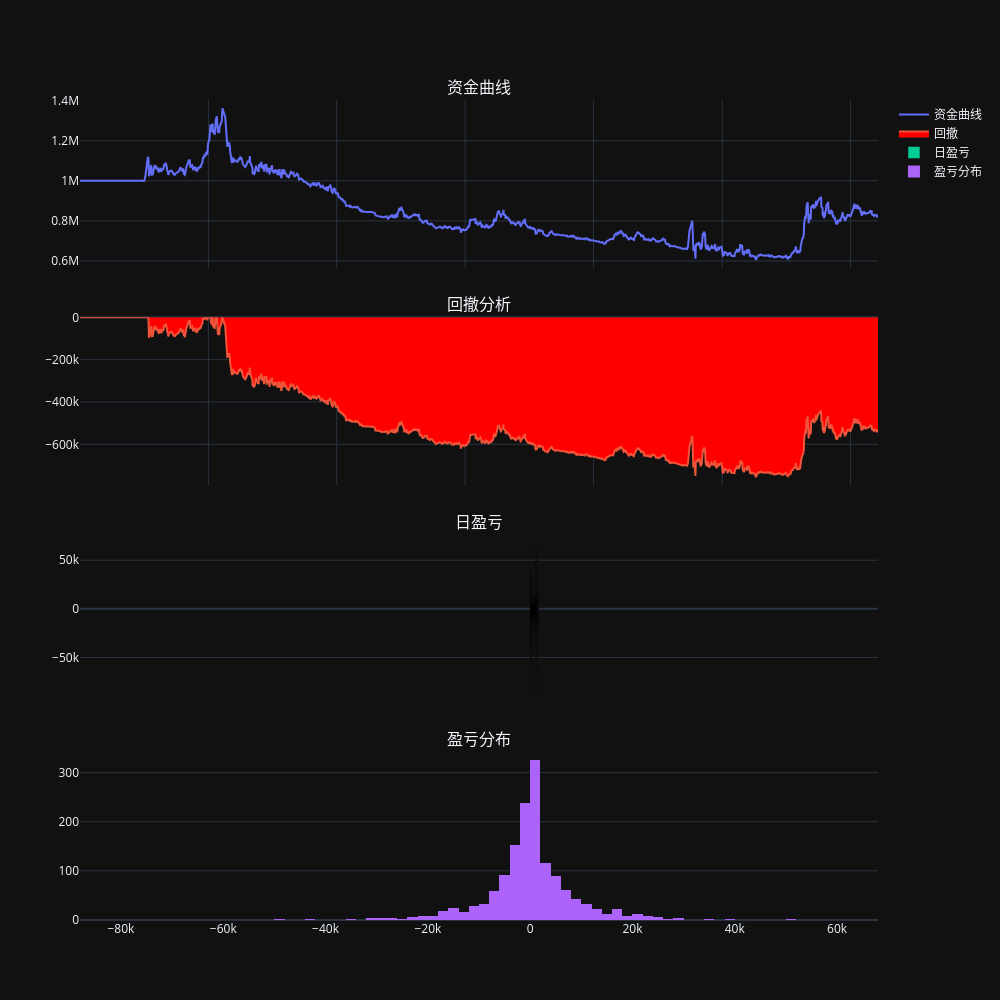
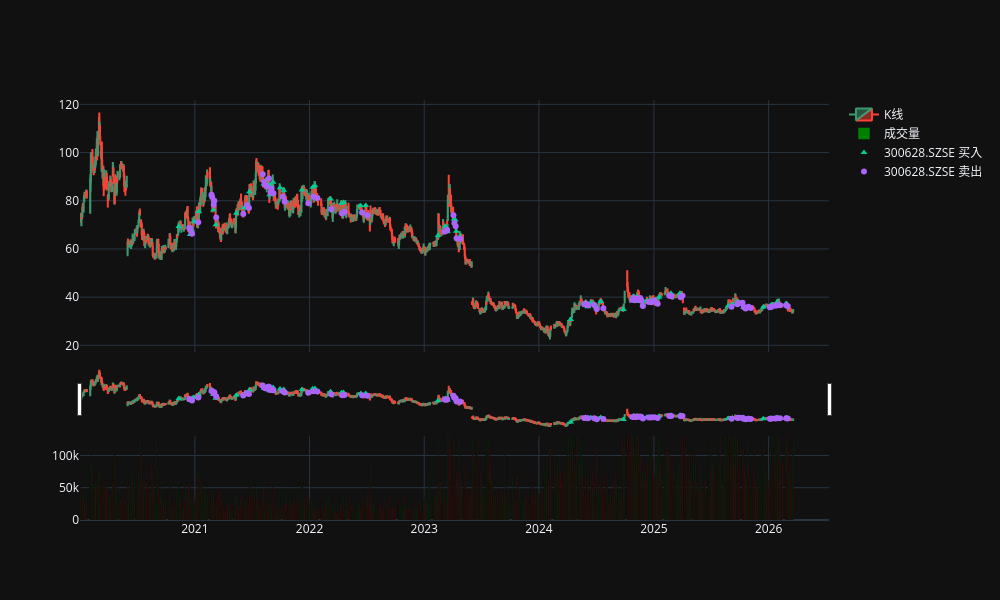

Notebook code for these charts, in order:
### Markdown cell above
# 回测

### Code cell
# 执行回测任务
engine.load_data()
engine.run_backtesting()
engine.calculate_result()
engine.calculate_statistics()
engine.show_chart()
engine.plot_all_stocks(selected_symbols=['300628.SZSE'])

### Figure 1 — Plotly figure (JSON) as saved in the notebook; plotly's stock layout.template omitted (floating-point values rounded to 4 significant figures; data arrays with more than 128 entries replaced by an {"elided": "..."} marker saying what was removed)
{"data": [{"mode": "lines", "name": "资金曲线", "x": {"elided": "1504 str values"}, "y": {"elided": "1504 float values"}, "type": "scatter", "xaxis": "x", "yaxis": "y"}, {"fill": "tozeroy", "fillcolor": "red", "mode": "lines", "name": "回撤", "x": {"elided": "1504 str values"}, "y": {"elided": "1504 float values"}, "type": "scatter", "xaxis": "x2", "yaxis": "y2"}, {"name": "日盈亏", "y": {"elided": "1504 float values"}, "type": "bar", "xaxis": "x3", "yaxis": "y3"}, {"name": "盈亏分布", "nbinsx": 100, "x": {"elided": "1504 float values"}, "type": "histogram", "xaxis": "x4", "yaxis": "y4"}], "layout": {"xaxis": {"anchor": "y", "domain": [0.0, 1.0], "matches": "x4", "showticklabels": false}, "yaxis": {"anchor": "x", "domain": [0.795, 1.0]}, "xaxis2": {"anchor": "y2", "domain": [0.0, 1.0], "matches": "x4", "showticklabels": false}, "yaxis2": {"anchor": "x2", "domain": [0.53, 0.735]}, "xaxis3": {"anchor": "y3", "domain": [0.0, 1.0], "matches": "x4", "showticklabels": false}, "yaxis3": {"anchor": "x3", "domain": [0.265, 0.47]}, "xaxis4": {"anchor": "y4", "domain": [0.0, 1.0]}, "yaxis4": {"anchor": "x4", "domain": [0.0, 0.205]}, "annotations": [{"font": {"size": 16}, "showarrow": false, "text": "资金曲线", "x": 0.5, "xanchor": "center", "xref": "paper", "y": 1.0, "yanchor": "bottom", "yref": "paper"}, {"font": {"size": 16}, "showarrow": false, "text": "回撤分析", "x": 0.5, "xanchor": "center", "xref": "paper", "y": 0.735, "yanchor": "bottom", "yref": "paper"}, {"font": {"size": 16}, "showarrow": false, "text": "日盈亏", "x": 0.5, "xanchor": "center", "xref": "paper", "y": 0.47, "yanchor": "bottom", "yref": "paper"}, {"font": {"size": 16}, "showarrow": false, "text": "盈亏分布", "x": 0.5, "xanchor": "center", "xref": "paper", "y": 0.205, "yanchor": "bottom", "yref": "paper"}], "height": 1000, "width": 1000}}

### Figure 2 — Plotly figure (JSON) as saved in the notebook; plotly's stock layout.template omitted (floating-point values rounded to 4 significant figures; data arrays with more than 128 entries replaced by an {"elided": "..."} marker saying what was removed)
{"data": [{"close": {"elided": "1504 float values"}, "high": {"elided": "1504 float values"}, "low": {"elided": "1504 float values"}, "name": "K线", "open": {"elided": "1504 float values"}, "x": {"elided": "1504 str values"}, "type": "candlestick", "xaxis": "x", "yaxis": "y"}, {"marker": {"color": {"elided": "1504 str values"}}, "name": "成交量", "x": {"elided": "1504 str values"}, "y": {"elided": "1504 float values"}, "type": "bar", "xaxis": "x2", "yaxis": "y2"}, {"marker": {"line": {"color": "white"}, "symbol": "triangle-up"}, "mode": "markers", "name": "300628.SZSE 买入", "x": ["2020-11-11T00:00:00", "2020-12-17T00:00:00", "2020-12-22T00:00:00", "2020-12-29T00:00:00", "2021-01-13T00:00:00", "2021-02-24T00:00:00", "2021-03-01T00:00:00", "2021-03-03T00:00:00", "2021-03-09T00:00:00", "2021-05-13T00:00:00", "2021-06-08T00:00:00", "2021-06-21T00:00:00", "2021-06-24T00:00:00", "2021-08-09T00:00:00", "2021-08-12T00:00:00", "2021-08-17T00:00:00", "2021-08-23T00:00:00", "2021-08-27T00:00:00", "2021-09-01T00:00:00", "2021-09-07T00:00:00", "2021-09-29T00:00:00", "2021-10-11T00:00:00", "2021-12-08T00:00:00", "2022-01-11T00:00:00", "2022-01-18T00:00:00", "2022-03-09T00:00:00", "2022-04-13T00:00:00", "2022-04-19T00:00:00", "2022-06-13T00:00:00", "2022-06-29T00:00:00", "2023-02-14T00:00:00", "2023-03-09T00:00:00", "2023-03-14T00:00:00", "2023-03-16T00:00:00", "2023-04-06T00:00:00", "2023-04-10T00:00:00", "2023-04-13T00:00:00", "2023-04-25T00:00:00", "2024-04-11T00:00:00", "2024-05-29T00:00:00", "2024-06-04T00:00:00", "2024-06-14T00:00:00", "2024-07-02T00:00:00", "2024-07-16T00:00:00", "2024-09-26T00:00:00", "2024-10-28T00:00:00", "2024-10-31T00:00:00", "2024-11-04T00:00:00", "2024-11-06T00:00:00", "2024-11-08T00:00:00", "2024-11-19T00:00:00", "2024-11-21T00:00:00", "2024-11-26T00:00:00", "2024-12-09T00:00:00", "2024-12-17T00:00:00", "2024-12-25T00:00:00", "2025-01-08T00:00:00", "2025-01-17T00:00:00", "2025-02-24T00:00:00", "2025-03-25T00:00:00", "2025-03-28T00:00:00", "2025-08-25T00:00:00", "2025-09-08T00:00:00", "2025-09-25T00:00:00", "2025-10-09T00:00:00", "2025-10-13T00:00:00", "2025-10-17T00:00:00", "2025-10-28T00:00:00", "2025-10-31T00:00:00", "2025-12-15T00:00:00", "2026-01-07T00:00:00", "2026-01-12T00:00:00", "2026-01-26T00:00:00", "2026-01-28T00:00:00", "2026-02-25T00:00:00", "2026-02-27T00:00:00"], "y": [69.33, 66.0, 67.84, 71.33, 75.48, 82.14, 76.15, 80.0, 70.06, 74.8, 77.22, 77.55, 83.73, 86.94, 87.01, 88.69, 86.64, 82.47, 86.47, 87.65, 85.37, 84.39, 84.5, 85.57, 86.27, 80.68, 78.97, 79.3, 77.92, 78.0, 65.6, 69.37, 67.9, 67.11, 72.39, 72.0, 67.29, 65.03, 30.66, 37.88, 36.01, 37.59, 35.54, 38.13, 34.85, 40.36, 38.9, 38.22, 39.9, 39.99, 38.34, 38.86, 36.7, 38.52, 38.3, 38.73, 38.15, 39.96, 41.6, 41.58, 41.22, 36.27, 37.07, 38.14, 37.21, 35.8, 35.76, 36.0, 36.01, 35.9, 36.5, 36.68, 36.83, 38.0, 37.12, 37.32], "type": "scatter", "xaxis": "x", "yaxis": "y"}, {"marker": {"line": {"color": "white"}, "symbol": "circle"}, "mode": "markers", "name": "300628.SZSE 卖出", "x": ["2020-12-14T00:00:00", "2020-12-18T00:00:00", "2020-12-23T00:00:00", "2021-01-12T00:00:00", "2021-02-23T00:00:00", "2021-02-25T00:00:00", "2021-03-02T00:00:00", "2021-03-04T00:00:00", "2021-03-10T00:00:00", "2021-06-04T00:00:00", "2021-06-17T00:00:00", "2021-06-22T00:00:00", "2021-08-05T00:00:00", "2021-08-10T00:00:00", "2021-08-13T00:00:00", "2021-08-18T00:00:00", "2021-08-25T00:00:00", "2021-08-30T00:00:00", "2021-09-02T00:00:00", "2021-09-08T00:00:00", "2021-10-08T00:00:00", "2021-10-14T00:00:00", "2021-12-28T00:00:00", "2022-01-14T00:00:00", "2022-01-26T00:00:00", "2022-03-11T00:00:00", "2022-04-15T00:00:00", "2022-04-22T00:00:00", "2022-06-17T00:00:00", "2022-07-04T00:00:00", "2023-03-08T00:00:00", "2023-03-13T00:00:00", "2023-03-15T00:00:00", "2023-04-04T00:00:00", "2023-04-07T00:00:00", "2023-04-11T00:00:00", "2023-04-14T00:00:00", "2023-04-26T00:00:00", "2024-05-24T00:00:00", "2024-05-31T00:00:00", "2024-06-05T00:00:00", "2024-06-25T00:00:00", "2024-07-03T00:00:00", "2024-07-24T00:00:00", "2024-10-25T00:00:00", "2024-10-30T00:00:00", "2024-11-01T00:00:00", "2024-11-05T00:00:00", "2024-11-07T00:00:00", "2024-11-18T00:00:00", "2024-11-20T00:00:00", "2024-11-22T00:00:00", "2024-11-27T00:00:00", "2024-12-16T00:00:00", "2024-12-24T00:00:00", "2025-01-02T00:00:00", "2025-01-13T00:00:00", "2025-02-19T00:00:00", "2025-02-25T00:00:00", "2025-03-27T00:00:00", "2025-04-02T00:00:00", "2025-09-05T00:00:00", "2025-09-24T00:00:00", "2025-09-29T00:00:00", "2025-10-10T00:00:00", "2025-10-14T00:00:00", "2025-10-20T00:00:00", "2025-10-29T00:00:00", "2025-11-05T00:00:00", "2026-01-05T00:00:00", "2026-01-09T00:00:00", "2026-01-22T00:00:00", "2026-01-27T00:00:00", "2026-02-06T00:00:00", "2026-02-26T00:00:00", "2026-03-03T00:00:00"], "y": [68.65, 68.3, 66.35, 71.1, 82.45, 81.6, 78.38, 80.0, 73.0, 74.45, 78.14, 77.0, 91.05, 87.78, 86.51, 86.01, 89.21, 83.44, 85.03, 83.1, 81.65, 79.56, 79.0, 81.64, 81.17, 76.46, 74.76, 75.43, 75.08, 74.0, 67.28, 67.68, 67.86, 74.0, 70.76, 69.38, 64.39, 64.27, 36.99, 37.28, 36.66, 36.73, 35.1, 35.43, 38.88, 39.59, 38.66, 39.13, 38.96, 39.63, 38.62, 38.7, 36.3, 37.99, 37.85, 38.58, 37.23, 40.54, 40.39, 39.96, 40.57, 35.99, 37.06, 37.58, 37.68, 35.86, 35.25, 36.03, 35.5, 35.83, 35.94, 36.46, 36.58, 36.58, 36.62, 36.16], "type": "scatter", "xaxis": "x", "yaxis": "y"}], "layout": {"xaxis": {"anchor": "y", "domain": [0.0, 1.0], "matches": "x2", "showticklabels": false, "showgrid": true}, "yaxis": {"anchor": "x", "domain": [0.4, 1.0], "autorange": true, "fixedrange": false, "showgrid": true}, "xaxis2": {"anchor": "y2", "domain": [0.0, 1.0], "showgrid": true}, "yaxis2": {"anchor": "x2", "domain": [0.0, 0.2], "range": [0, 130200.0], "showgrid": true}, "height": 600, "width": 1000}}
